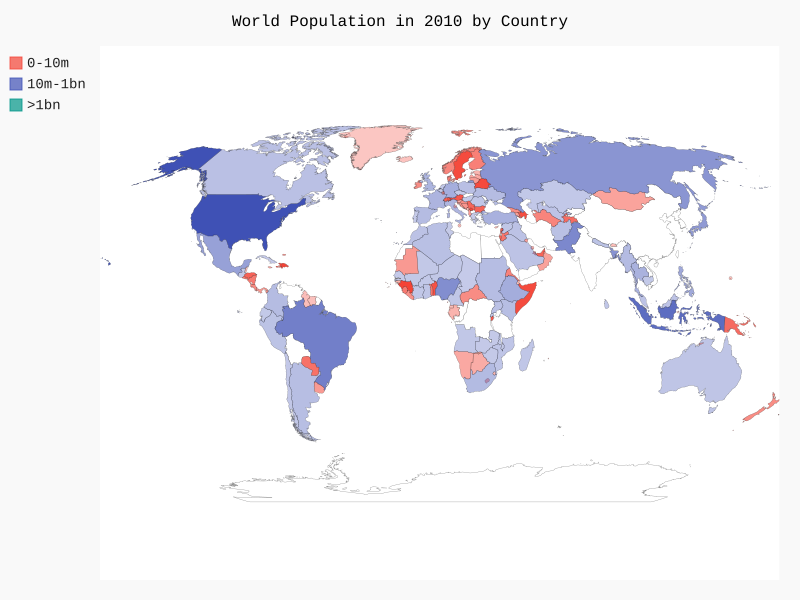

Source code (Python):
import json
import pygal
from country_codes import get_country_code

filename = 'population_data.json'
with open(filename) as f:
    pop_data = json.load(f)

cc_populations = {}
for pop_dict in pop_data:
    if pop_dict['Year'] == '2010':
        country_name = pop_dict['Country Name']
        population = int(float(pop_dict['Value']))
        code = get_country_code(country_name)
        if code:
            cc_populations[code] = population

#Group the countries in to 3 population levels
cc_pops_1, cc_pops_2, cc_pops_3 = {}, {}, {}
for cc, pop, in cc_populations.items():
    if pop < 10000000 :
        cc_pops_1[cc] = pop
    elif pop < 1000000000 :
        cc_pops_2[cc] = pop
    else:
        cc_pops_3 = pop


wm = pygal.maps.world.World()
wm.title = 'World Population in 2010 by Country'
wm.add('0-10m', cc_pops_1)
wm.add('10m-1bn', cc_pops_2)
wm.add('>1bn', cc_pops_3) 

wm.render_to_file('world_population.svg')
            
